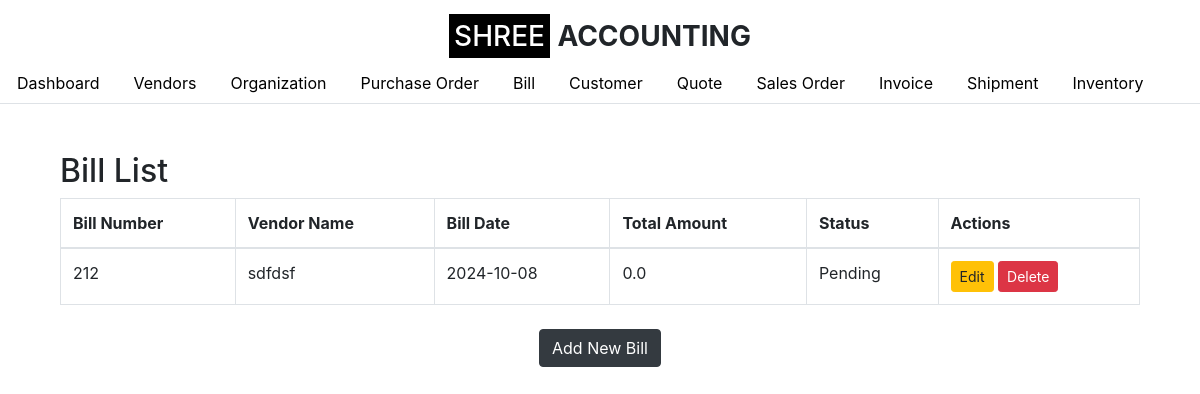
/bill_list (signed in), run on the app's committed database.
### app.py (models this page shows)
class Bill(db.Model):
    id = db.Column(db.Integer, primary_key=True)
    bill_number = db.Column(db.String(50), nullable=False)
    purchase_order_id = db.Column(db.Integer, db.ForeignKey('purchase_order.id'), nullable=False)
    bill_date = db.Column(db.Date, nullable=False)
    total_amount = db.Column(db.Float, nullable=False)
    status = db.Column(db.String(50), nullable=False)
    purchase_order = db.relationship('PurchaseOrder', backref=db.backref('bills', lazy=True))

class Vendor(db.Model):
    id = db.Column(db.Integer, primary_key=True)
    vendor_name = db.Column(db.String(100), nullable=False)
    company_name = db.Column(db.String(100), nullable=False)
    email_id = db.Column(db.String(100), nullable=False)
    phone_number = db.Column(db.String(15), nullable=False)
    address = db.Column(db.String(255), nullable=False)
    organization_id = db.Column(db.Integer, db.ForeignKey('organization.id'), nullable=False)
    organization = db.relationship('Organization', backref=db.backref('vendors', lazy=True))

### app.py (the view)
    def wrap(*args, **kwargs):
        if 'logged_in' in session:
            return f(*args, **kwargs)
        else:
            flash('Please log in first.', 'warning')
            return redirect(url_for('login'))

### app.py (called while the page is built)
def login_required(f):
    def wrap(*args, **kwargs):
        if 'logged_in' in session:
            return f(*args, **kwargs)
        else:
            flash('Please log in first.', 'warning')
            return redirect(url_for('login'))
    wrap.__name__ = f.__name__
    return wrap

@app.route('/bill_list')
@login_required
def bill_list():
    organization_id = session.get('organization_id')
    bills = Bill.query.join(PurchaseOrder).join(Vendor).filter(Vendor.organization_id == organization_id).all()
    return render_template('bill_list.html', bills=bills, show_logo=True, active_tab='bill_list')

### templates/bill_list.html (shortened to what this page needs)
{% extends "base.html" %}
{% block content %}
<div class="container mt-5">
    <h2>Bill List</h2>
    <table class="table table-bordered">
        <thead>
            <tr>
                <th>Bill Number</th>
                <th>Vendor Name</th>
                <th>Bill Date</th>
                <th>Total Amount</th>
                <th>Status</th>
                <th>Actions</th>
            </tr>
        </thead>
        <tbody>
            {% for bill in bills %}
            <tr>
                <td>{{ bill.bill_number }}</td>
                <td>{{ bill.purchase_order.vendor.vendor_name }}</td>
                <td>{{ bill.bill_date }}</td>
                <td>{{ bill.total_amount }}</td>
                <td>{{ bill.status }}</td>
                <td>
                    <a href="/edit_bill/{{ bill.id }}" class="btn btn-warning btn-sm">Edit</a>
                    <form action="/delete_bill/{{ bill.id }}" method="POST" style="display:inline-block;">
                        <button type="submit" class="btn btn-danger btn-sm">Delete</button>
                    </form>
                </td>
            </tr>
            {% endfor %}
        </tbody>
    </table>
    <div class="text-center mt-4">
        <a href="/create_bill" class="btn btn-dark">Add New Bill</a>
    </div>
</div>
{% endblock %}

### data on the page
Bill: bill_number "212", purchase_order.vendor.vendor_name "sdfdsf", bill_date "2024-10-08", total_amount "0.0", status "Pending"
